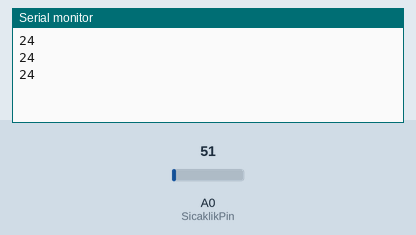
Recording of a sketch running on a simulated Arduino Uno, built with avr-gcc and run on an emulated ATmega328P. On the bench: the last lines printed to the serial monitor. The test bench sets the inputs (shaded band); at power-on: A0 (SicaklikPin) = 51.

Above: at 1.3 s.
1.4 s: A0 (SicaklikPin) set to 61
At 1.9 s:
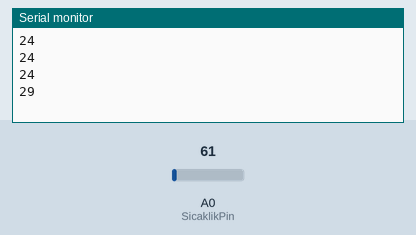
2.9 s: A0 (SicaklikPin) set to 71
At 3.4 s:
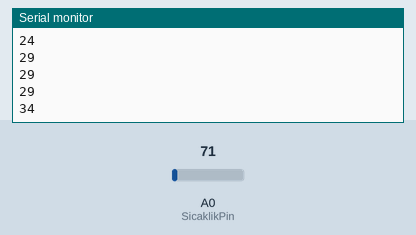
Timing chart, 0 to 5.9 s (numbered marks = the images above; inputs shaded):
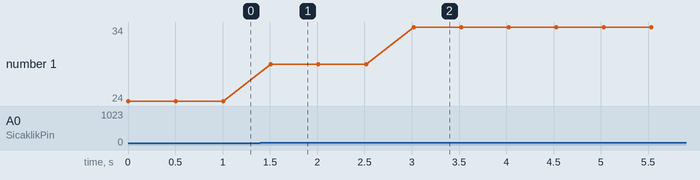

The sketch:

Grup13_Ses_Komutlu_Araba_LCD.ino
```cpp
#include <LiquidCrystal.h>
LiquidCrystal lcd(12, 11, 5, 4, 3, 2);//LCD ekranın uçlarına bağlanan dijital pinler
int SicaklikPin = A0; // Sıcaklık Sensörü A0 pinine bağlıdır.
int OkunanDeger;   // A0’den okunacak değer 0-1023 aralığında LM35’in vereceğı en büyük okuma değeri 1V=205 olacaktır.
int Sicaklik; // sıcaklık sensöründen ölçülen değerin hesaplamalar lcd ekrana yansıtılacak değeri tutar.

void setup() {
  Serial.begin(9600); //start serial communication
}

void loop() {
  lcd.clear();
  OkunanDeger = analogRead(SicaklikPin);//Sıcaklık sensöründen ortam sıcaklığı okunur.
  Sicaklik = map (OkunanDeger, 0, 205, 0, 100); //(0-1v 0-205 okuma değerini, 0-100 sıcaklığa dönüştür.)
  lcd.setCursor(0,1);//İmleç konumunun sütun, satır koordinatları tanımlanır.
  lcd.print(Sicaklik);// Sıcaklık değerini Lcd ekrana yazdırır.
  Serial.println(Sicaklik);
  lcd.print(" C "); // değerin yanına DERECE olarak string ifade yazılır,
  delay (500); // Bu işlemi 1 saniyede tekrarlaması için döndürülür.
}
```

Measured:
- after the input at 1.4 s, the serial monitor: prints a new line after 0.11 s (image 1)
- after the input at 2.9 s, the serial monitor: prints a new line after 0.12 s (image 2)
- plotted number 1: 24 → 29 after the input at 1.4 s, 29 → 34 after the input at 2.9 s
